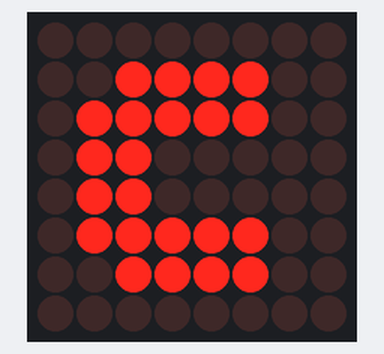
Bench run of a sketch on a simulated Arduino Uno, built with avr-gcc and run on an emulated ATmega328P. Parts: 8×8 LED matrix.

Above: at 0.1 s.
At 2.1 s:
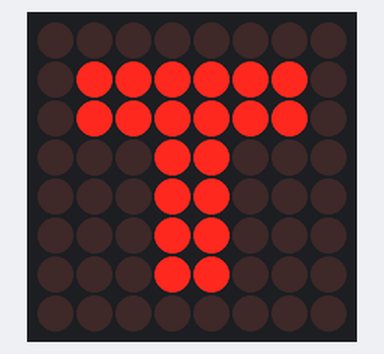
At 3.1 s:
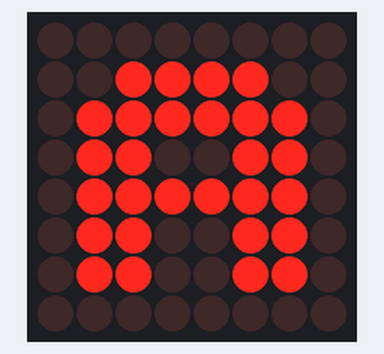

The sketch:

cata.ino
```cpp
#include "LedControl.h"
LedControl lc=LedControl(12,11,10,1);
unsigned long delaytime=1000;

void setup() {
  lc.shutdown(0,false);
  lc.setIntensity(0,8);
  lc.clearDisplay(0);
}

void c(){
 for(int row=1;row<=6;row++)
    for(int col=1;col<=5;col++){
        if((row==1||row==6)&&(col>1))
          lc.setLed(0,row,col,true);
         if((row==2||row==5)&&(col>0))
          lc.setLed(0,row,col,true);
         if((row==3||row==4)&&(col==1||col==2))
          lc.setLed(0,row,col,true);
    }
    delay(delaytime);
    lc.clearDisplay(0);
}
void a(){
   for(int row=1;row<=6;row++)
    for(int col=1;col<=6;col++){
       if((row==1)&&(col>1&&col<6))
          lc.setLed(0,row,col,true);
        if((row==2||row==4)&&(col>0))
          lc.setLed(0,row,col,true);
         if((row==3||row==4||row==5||row==6)&&(col==1||col==2||col==5||col==6))
          lc.setLed(0,row,col,true);
    }
    delay(delaytime);
    lc.clearDisplay(0);
}
void t(){
    for(int row=1;row<=6;row++)
    for(int col=1;col<=6;col++){
        if((row==1||row==2)&&(col>0))
          lc.setLed(0,row,col,true);
         if((row>=3)&&(col==3||col==4))
          lc.setLed(0,row,col,true);
    }
    delay(delaytime);
    lc.clearDisplay(0);
}
void loop() {
  c();
  a();
  t();
  a();
}
```

Measured:
- by itself, everything shown: repeats every 4.0 s, in 5 steps
- what the display in image 1 shows lasts 1.0 s, from 2.0 s to 3.0 s
